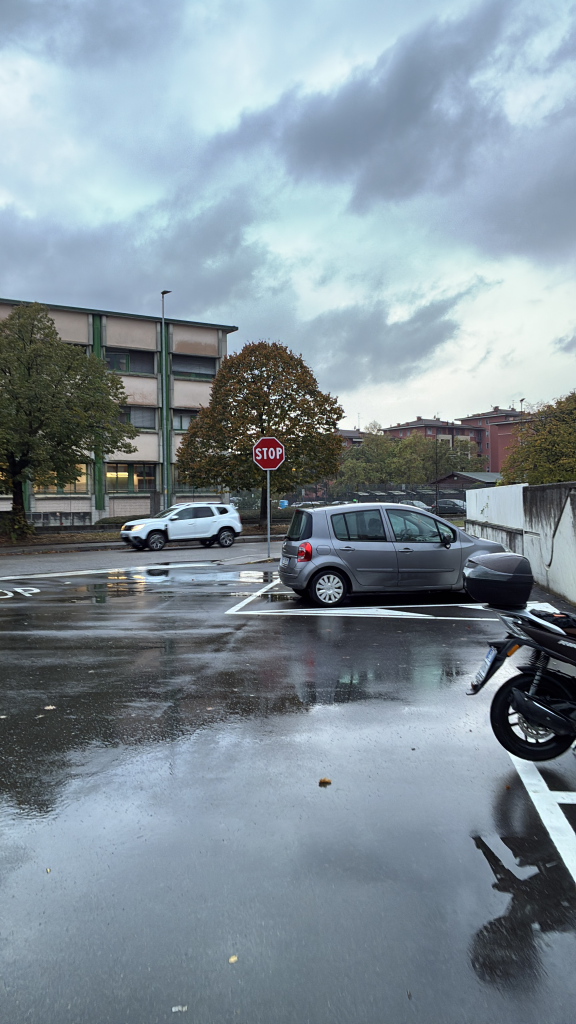
#> input picture data/original/1.png, 576 x 1024 px; its folder holds only this picture in this run
$ python images_degradation.py
#> lines starting #> are read from the running program, lines starting #| are printed output that depends on the picture
### src/utils.py
# utility functions for reading and writing images

from pathlib import Path

import cv2
import numpy as np


def read_bgr(path: Path):
    # np.fromfile + imdecode avoids cv2.imread problems with non-ASCII paths on Windows
    return cv2.imdecode(np.fromfile(str(path), dtype=np.uint8), cv2.IMREAD_COLOR)
#> returned value is the input picture: shape (1024, 576, 3); mean B, G, R 152.5, 142.8, 128.7

def write_png(path, img):
    ok, buf = cv2.imencode(".png", img)
    buf.tofile(str(path))


### src/images_degradation.py
"""
This script degrades the original images with the gain-bias pixel transformation + Gaussian noise:

f = GAIN * f + BIAS + N(0, SIGMA)
"""

from pathlib import Path

import cv2
import numpy as np

from utils import read_bgr

SRC_DIR = Path("data/original")
DST_DIR = Path("data/degraded")

GAIN = 0.5    # reduces contrast
BIAS = 30.0   # adds brightness
SIGMA = 8.0   # amount of Gaussian noise
SEED = 42     # base seed

DST_DIR.mkdir(parents=True, exist_ok=True) # create the output directory if it doesn't exist


def degrade(img, rng):
    f = img.astype(np.float32)                 # convert to float32 for the pixel transformation
    f = GAIN * f + BIAS                        # we apply the pixel transformation (gain-contrast and bias-brightness)
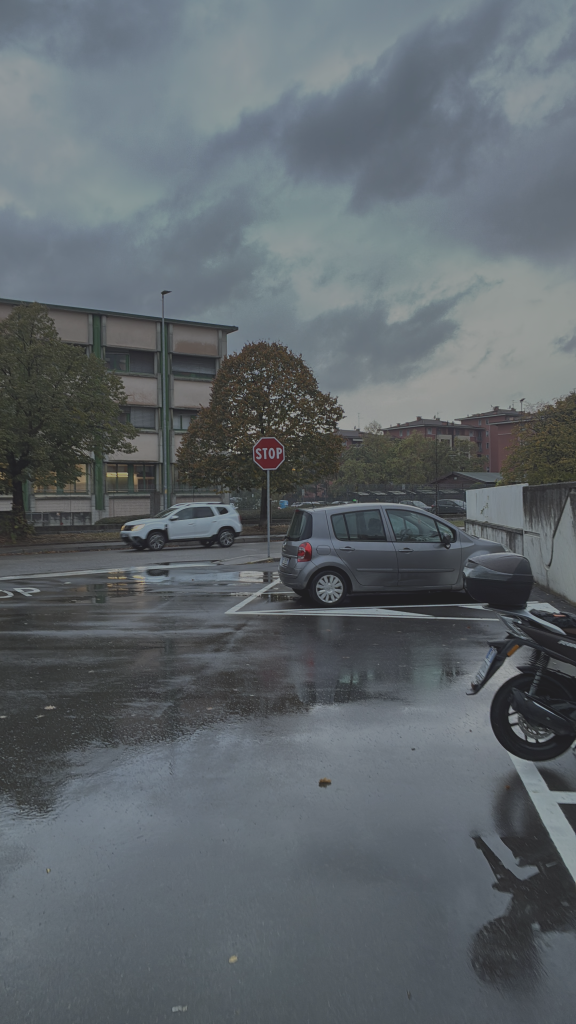
#> f: shape (1024, 576, 3) float32; mean B, G, R 106.2, 101.4, 94.4
    f += rng.normal(0.0, SIGMA, f.shape)       # noise, drawn from the seeded generator
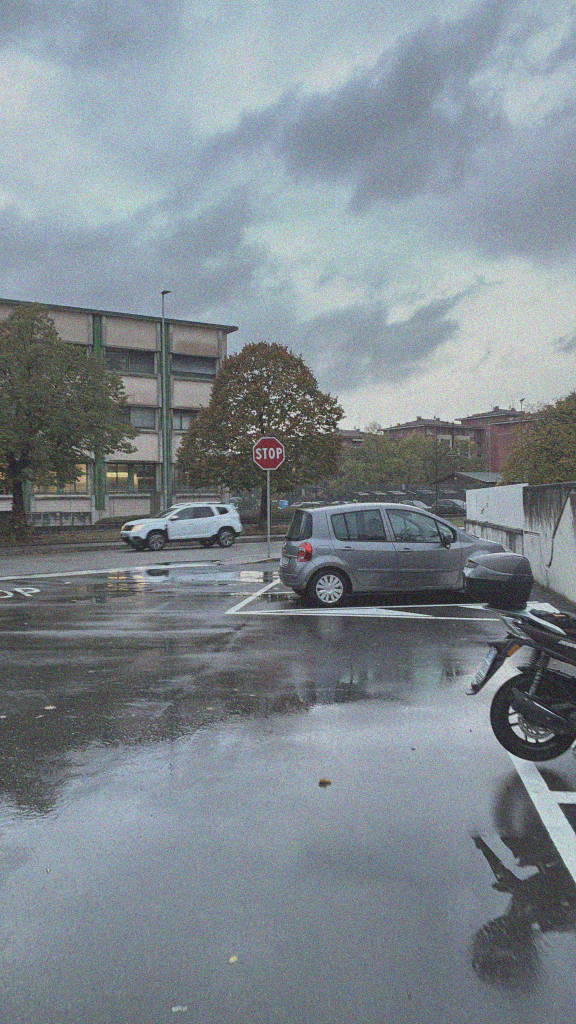
#> f: shape (1024, 576, 3) float32; mean B, G, R 106.2, 101.4, 94.4; drawn with min black and max white
    return np.clip(f, 0, 255).astype(np.uint8) # clip once, at the end (important to avoid artifacts) and convert back to uint8

# get all image paths
paths = sorted(p for p in SRC_DIR.iterdir() if p.suffix.lower() in {".png", ".jpg", ".jpeg"})

for i, path in enumerate(paths):
    img = read_bgr(path)                                 # read the image in BGR format
    if img is None:
        print(f"skip {path.name}: cannot read")
        continue
    rng = np.random.default_rng(SEED + i)                # create a seeded random generator for reproducibility
    out = degrade(img, rng)                              # degrade the image
    cv2.imwrite(str(DST_DIR / f"{path.stem}.png"), out)  # PNG: no extra compression

$ run again, on data/original/5.png
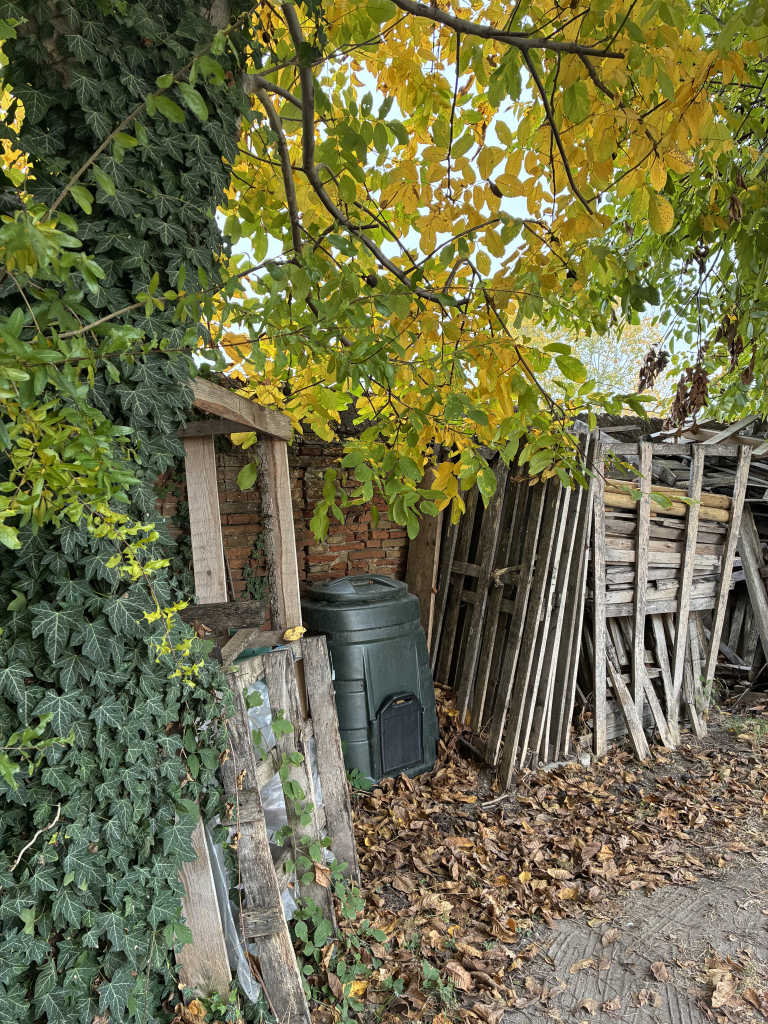
#> input picture data/original/5.png, 768 x 1024 px
#> in read_bgr, returned value is the input picture: shape (1024, 768, 3); mean B, G, R 75.1, 110.5, 110.9
#> in degrade, `f = GAIN * f + BIAS`:
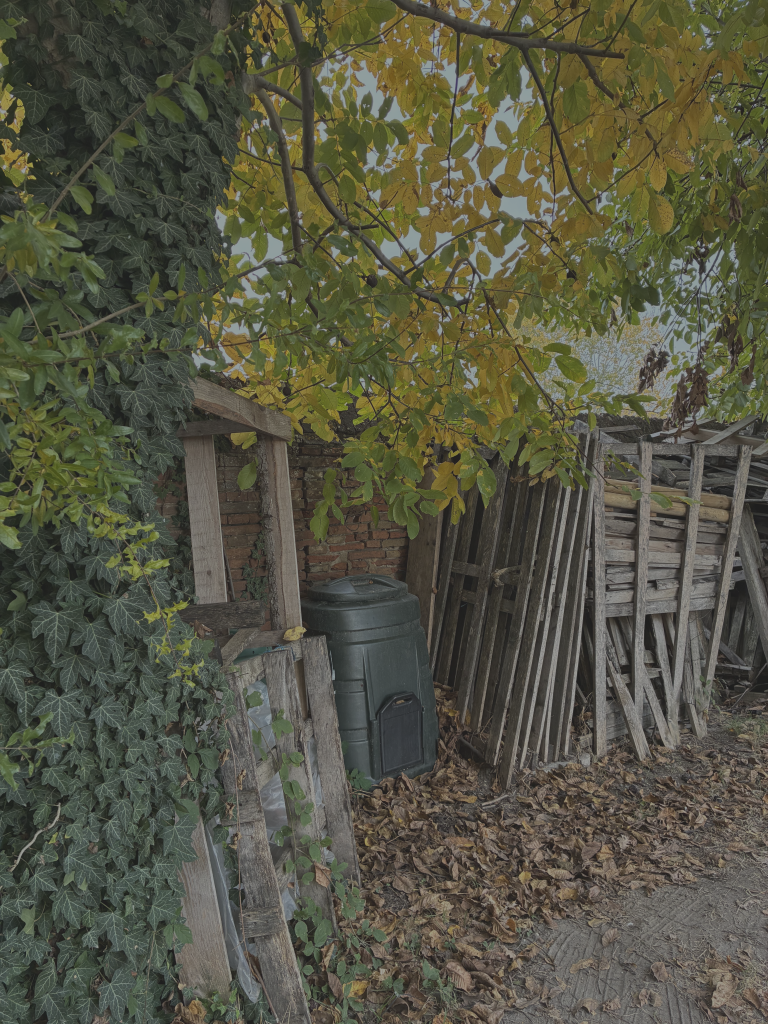
#> f: shape (1024, 768, 3) float32; mean B, G, R 67.6, 85.3, 85.4
#> in degrade, `f += rng.normal(0.0, SIGMA, f.shape)`:
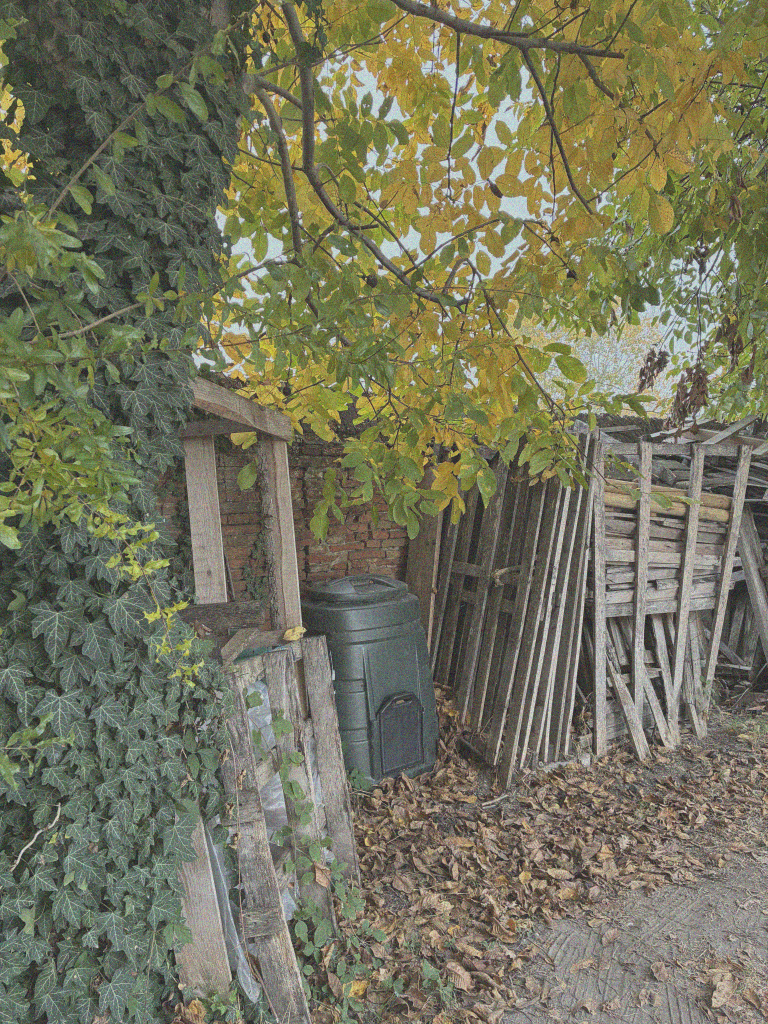
#> f: shape (1024, 768, 3) float32; mean B, G, R 67.6, 85.3, 85.4; drawn with min black and max white

$ run again, on data/original/2.png
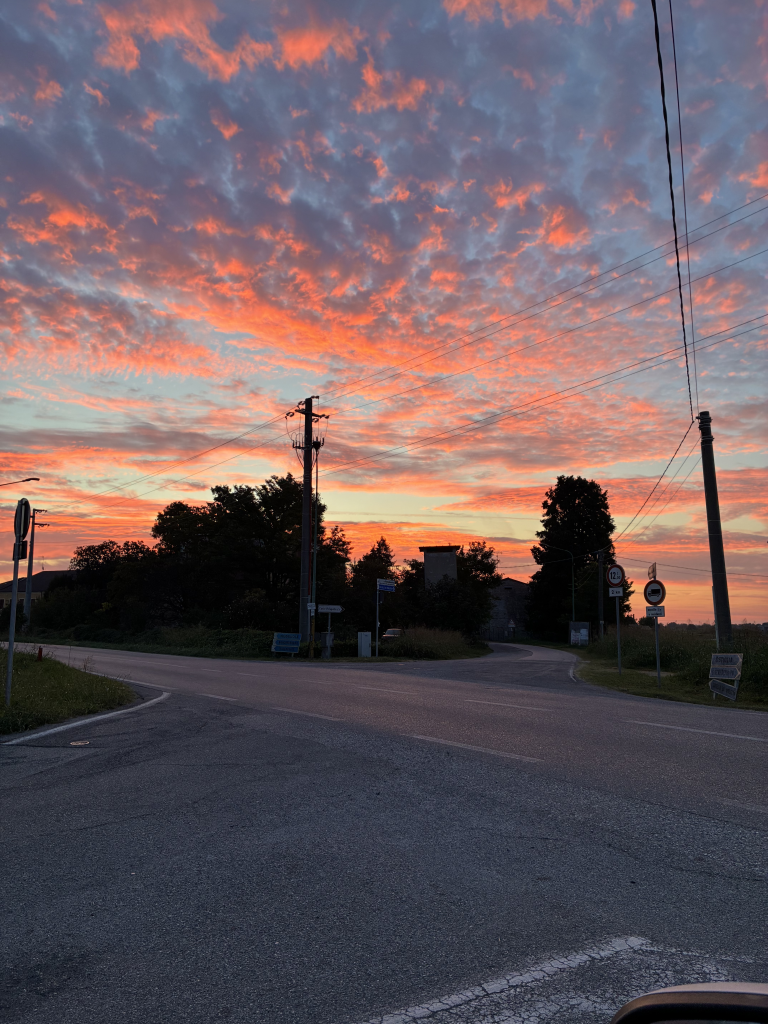
#> input picture data/original/2.png, 768 x 1024 px
#> in read_bgr, returned value is the input picture: shape (1024, 768, 3); mean B, G, R 95.6, 90.5, 105.7
#> in degrade, `f = GAIN * f + BIAS`:
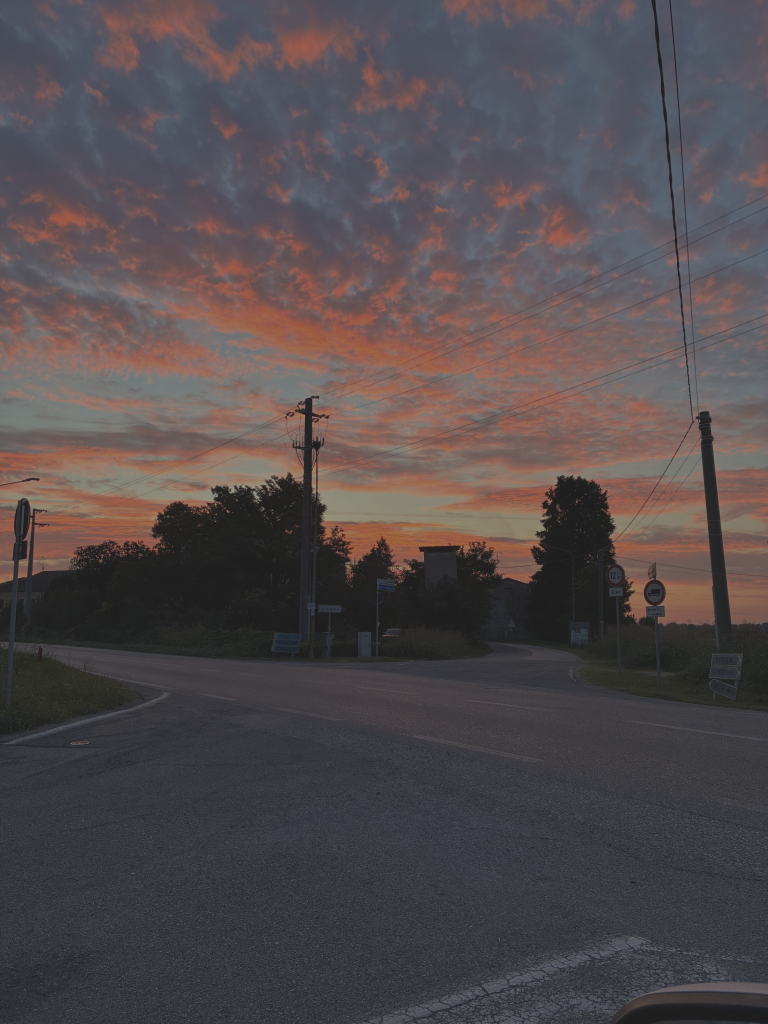
#> f: shape (1024, 768, 3) float32; mean B, G, R 77.8, 75.3, 82.9
#> in degrade, `f += rng.normal(0.0, SIGMA, f.shape)`:
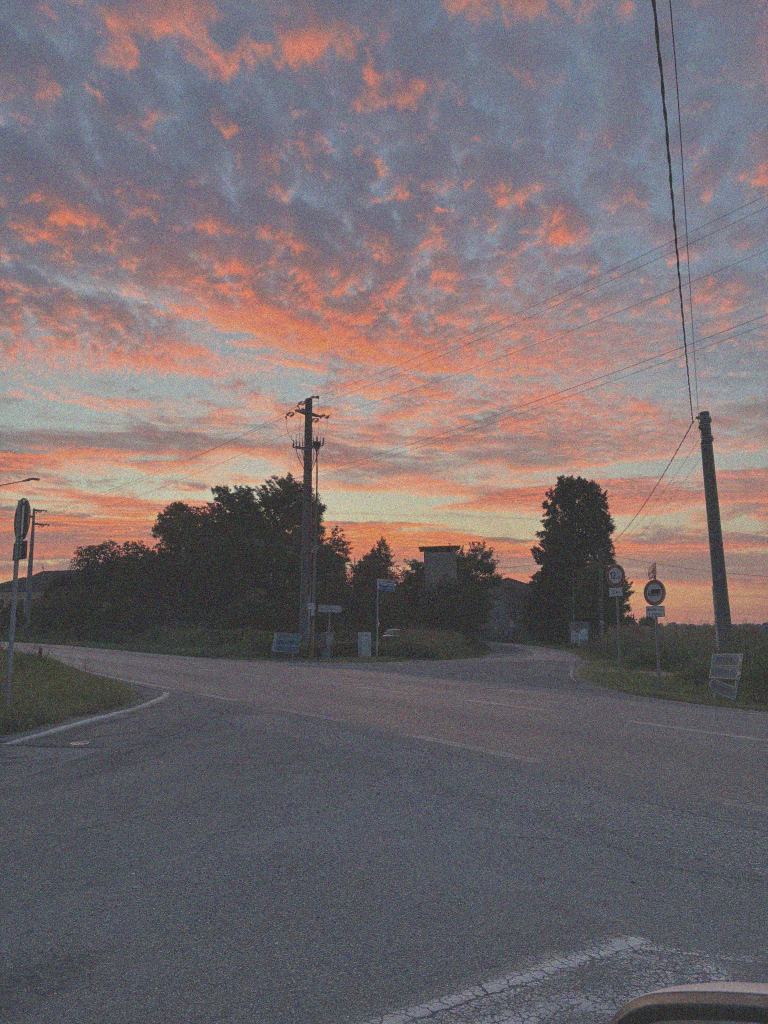
#> f: shape (1024, 768, 3) float32; mean B, G, R 77.8, 75.3, 82.9; drawn with min black and max white

$ run again, on data/original/3.png
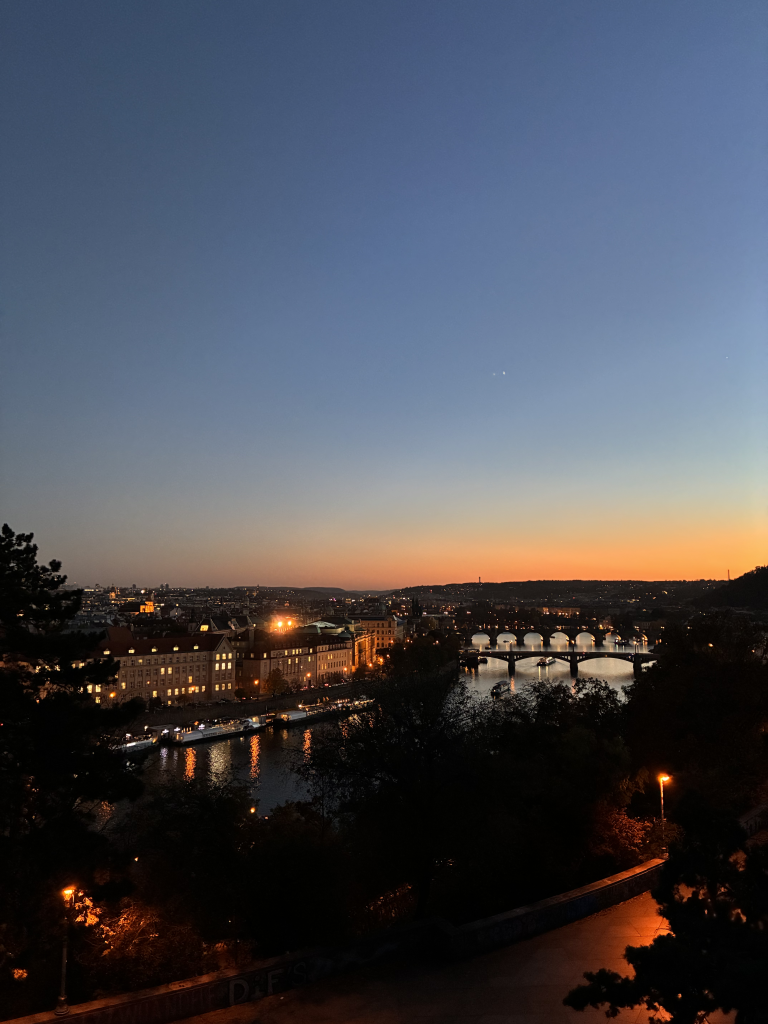
#> input picture data/original/3.png, 768 x 1024 px
#> in read_bgr, returned value is the input picture: shape (1024, 768, 3); mean B, G, R 85.4, 76.3, 74.2
#> in degrade, `f = GAIN * f + BIAS`:
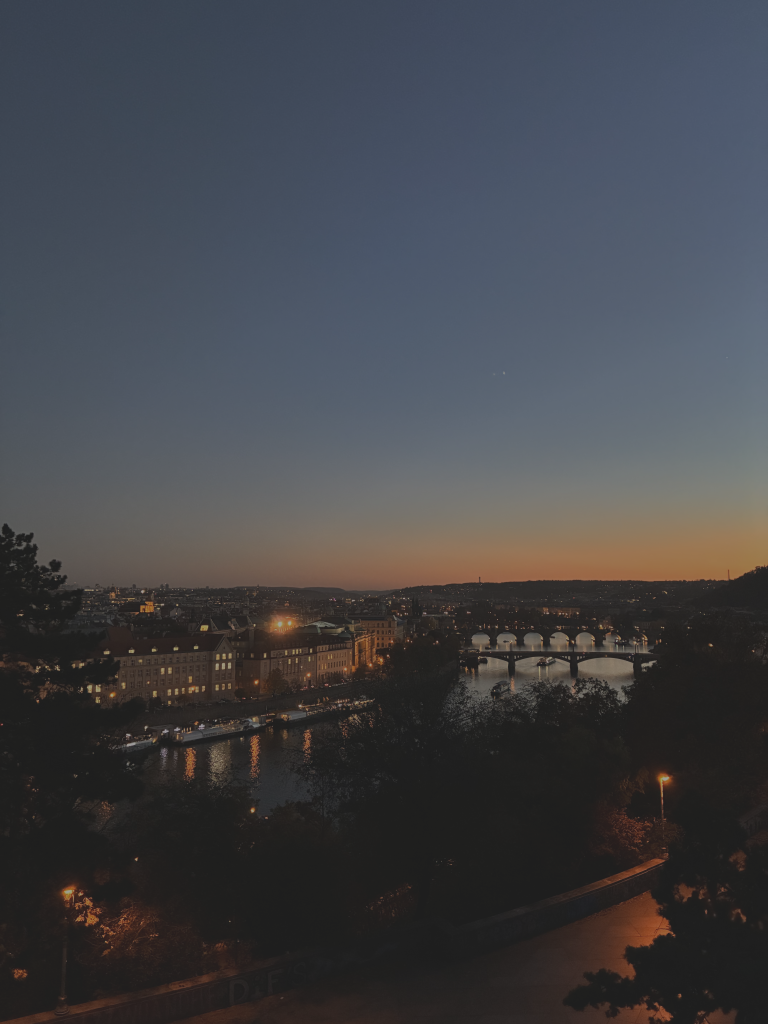
#> f: shape (1024, 768, 3) float32; mean B, G, R 73, 68.3, 67.2
#> in degrade, `f += rng.normal(0.0, SIGMA, f.shape)`:
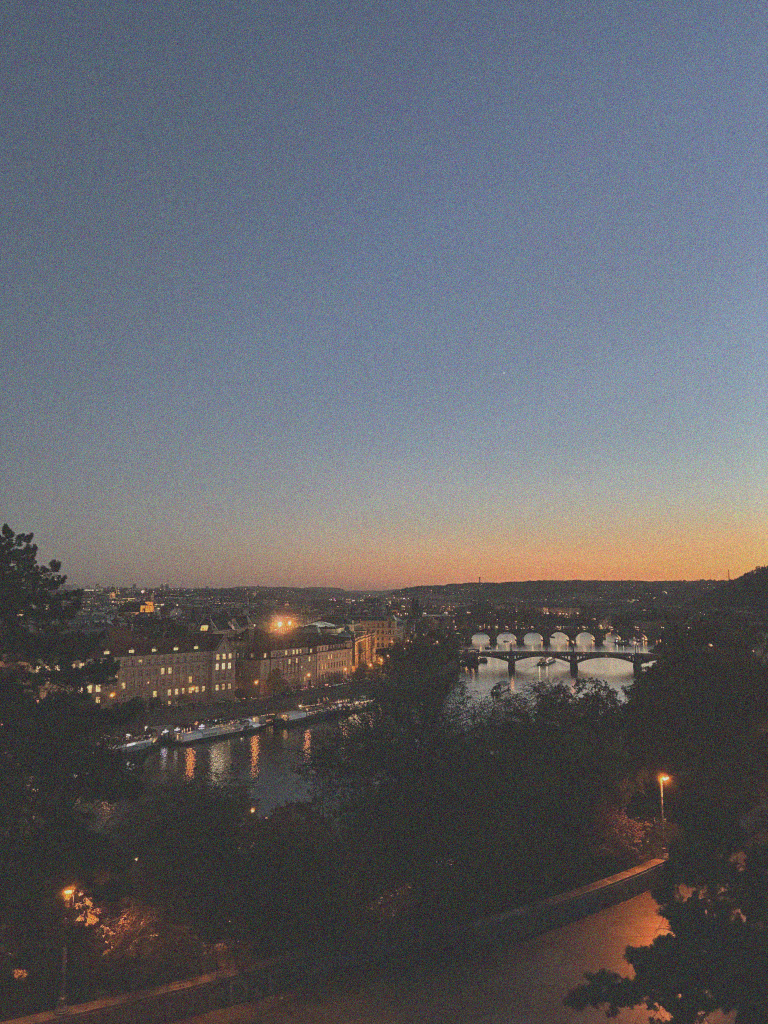
#> f: shape (1024, 768, 3) float32; mean B, G, R 72.7, 68.2, 67.1; drawn with min black and max white
